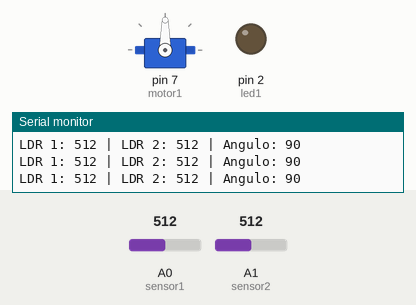
Recording of a sketch running on a simulated Arduino Uno, built with avr-gcc and run on an emulated ATmega328P. Parts: servo, output pins drawn as LEDs (lit = HIGH), the last lines printed to the serial monitor. The test bench sets the inputs (shaded band); at power-on: A0 (sensor1) = 512, A1 (sensor2) = 512.

Above: at 1.2 s.
1.3 s: A0 (sensor1) set to 557
4.3 s: A0 (sensor1) set to 591
At 7.1 s:
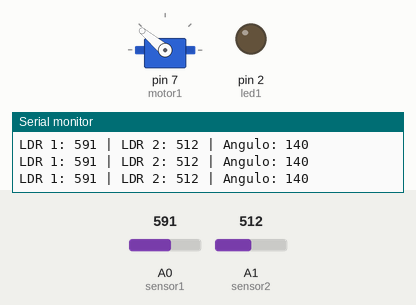
7.3 s: A1 (sensor2) set to 637
8.8 s: A1 (sensor2) set to 667
At 10.56 s:
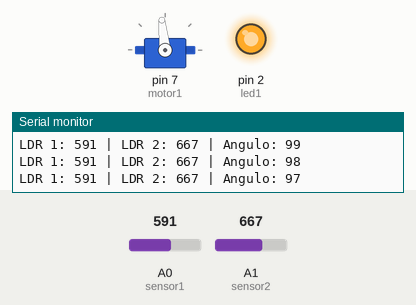
11.8 s: A1 (sensor2) set to 548
At 12.9 s:
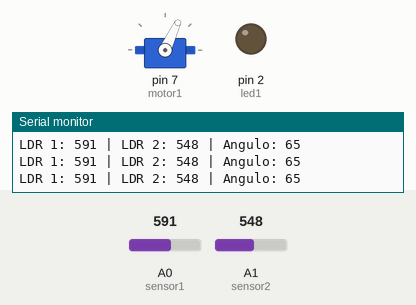
13.3 s: A1 (sensor2) set to 523
At 13.78 s:
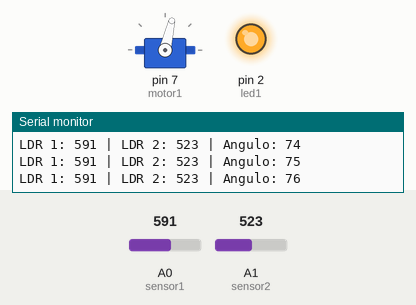
Timing chart, 0 to 17.3 s (numbered marks = the images above; inputs shaded):
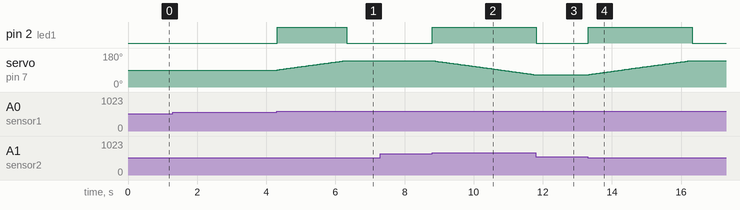

The sketch:

motor_de_passo_girassol1.ino
```cpp
// C++ code
//
#include <Servo.h>
Servo motor1;
int sensor1 = A0;
int sensor2 = A1;
int led1 = 2;
int led2 = 3;
int leituraS1 = 0;
int leituraS2 =0;
int posicao = 90;
int tolerancia = 60;
int limiteMinimo = 60;
int limiteMaximo = 140;
int sentido = 1;

void setup()
{
  Serial.begin(9600);
  pinMode(sensor1, INPUT);
  pinMode(sensor2, INPUT);
  pinMode(led1, OUTPUT);
  motor1.attach(7);
  motor1.write(posicao);

}

void loop()
{
  leituraS1 = analogRead(sensor1);
  leituraS2 = analogRead(sensor2);
  int diferenca = leituraS1 - leituraS2;
  int novaPosicao = posicao;
  if (diferenca > tolerancia){
  novaPosicao = posicao + sentido;
   } else if (diferenca < -tolerancia){
  novaPosicao = posicao - sentido;
  }
  novaPosicao = constrain(novaPosicao, limiteMinimo, limiteMaximo);
  if (novaPosicao != posicao) {
    posicao = novaPosicao;
    motor1.write(posicao);
    digitalWrite(led1, HIGH);
    digitalWrite(led2, HIGH);
  } else {
    digitalWrite(led1, LOW);
  }
  Serial.print("LDR 1: ");
  Serial.print(leituraS1);
  Serial.print(" | LDR 2: ");
  Serial.print(leituraS2);
  Serial.print(" | Angulo: ");
  Serial.println(posicao);

  delay(30);
}
```

Measured:
- the behaviour switches between 572 and 573 on A0 (sensor1) (found by bisection; images 0 and 1)
- the behaviour switches between 651 and 652 on A1 (sensor2) (found by bisection; images 1 and 2)
- the behaviour switches between 531 and 530 on A1 (sensor2) (found by bisection; images 3 and 4)
- after the input at 4.3 s, pin 2 (led1): LOW → HIGH at once, → LOW 2.0 s later; servo on pin 7 (motor1): moves from 90° to 140° over 2.0 s, starting at once
- after the input at 8.8 s, pin 2 (led1): LOW → HIGH at once; servo on pin 7 (motor1): moves from 140° to 65° over 3.0 s, starting at once
- after the input at 11.8 s, servo on pin 7 (motor1): stays 65° (without the input it goes to 64° after 0.01 s)
- after the input at 13.3 s, pin 2 (led1): LOW → HIGH at once, → LOW 3.0 s later; servo on pin 7 (motor1): moves from 65° to 140° over 3.0 s, starting at once
